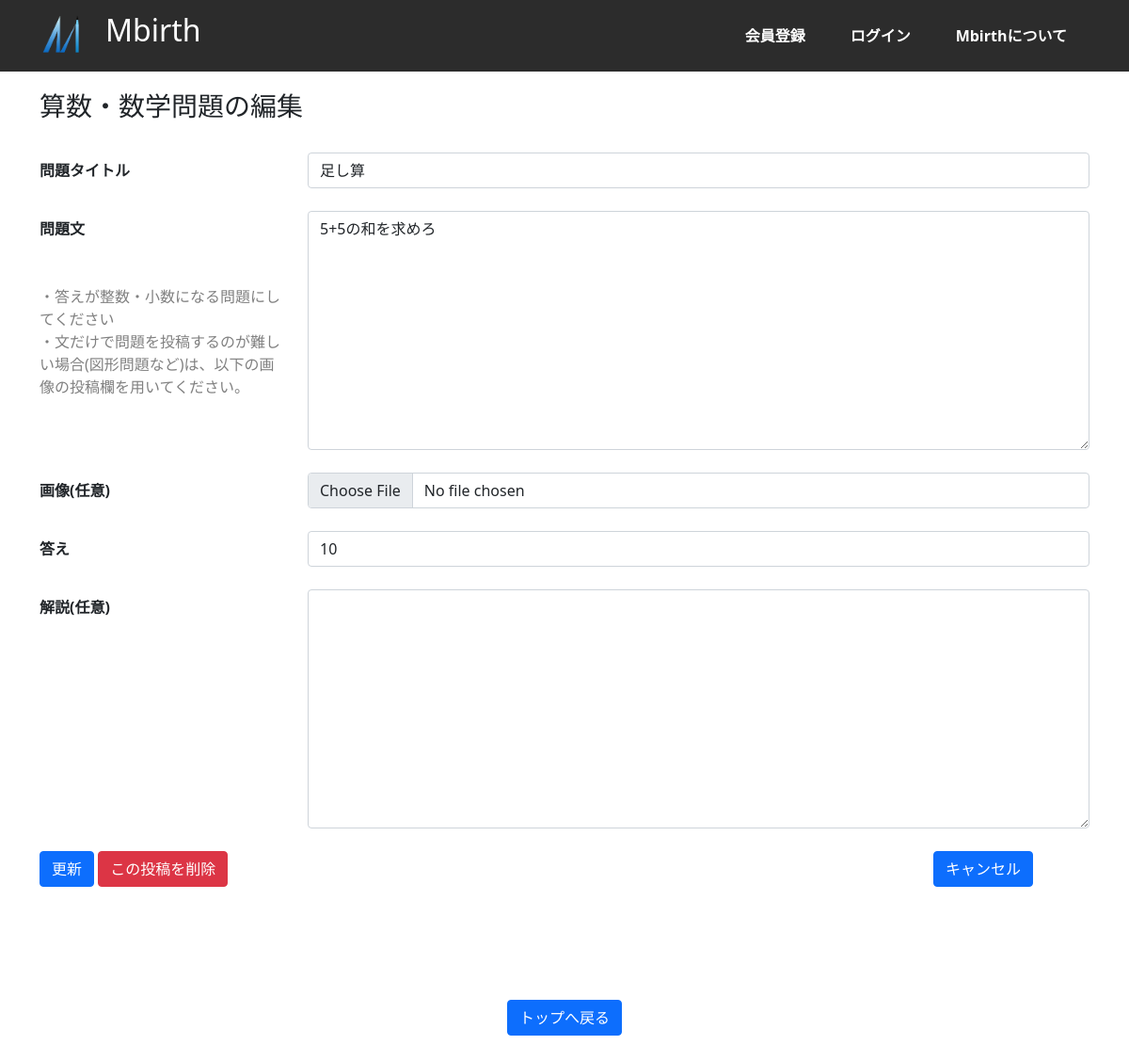
/edit-question/1, run on the app's committed database.
### mathapp/models.py (models this page shows, shortened)
class QuestionPost(models.Model):
    user=models.ForeignKey(
        CustomUser,
        verbose_name="ユーザー",
        on_delete=models.CASCADE
    )
    title=models.CharField(
        max_length=25,
        verbose_name="問題タイトル"
        )
    content=models.TextField(
        verbose_name="問題文"
    )
    img=models.ImageField(
        verbose_name="画像(任意)",
        blank=True, #空欄でもよい
        null=True, #nullを許容
        upload_to="photos"  #MEDIA_ROOT以下のphotosにファイルを保存
    )
    answer=models.CharField(
        verbose_name="答え",
        max_length=30
    )
    explain=models.TextField(
        verbose_name="解説(任意)",
        blank=True,
        null=True,
    )
    posted_at=models.DateTimeField(
        verbose_name="投稿日時",
        auto_now_add=True  #日時を自動追加
    )

### mathapp/views.py (the view, shortened to what this page needs)
# urls.py: path("edit-question/<int:pk>",views.question_post_updateView,name="edit"),
def question_post_updateView(request,pk):
    question=get_object_or_404(QuestionPost,pk=pk)
    form=QuestionPostForm(instance=question)
    ctx={
        "form":form,
        "object":question
    }
    return render(request,"edit.html",ctx)

### mathapp/forms.py
class QuestionPostForm(ModelForm): #問題投稿フォーム
    class Meta:
        model=QuestionPost #連携するモデル
        fields=["title","content","img","answer","explain"]  #htmlで表示させるフィールド

### mathapp/templates/edit.html (shortened to what this page needs)
{% extends 'base.html' %}
{% load widget_tweaks %}
{% block contents %}
<br>
<div class="container">
    <div class="row">
        <div class="col">
            <h3>算数・数学問題の編集</h3>
            <br>
            <form method="post" enctype="multipart/form-data">
                <div class="form-group row">
                    <label for="{{ form.title.id_for_label }}" class="col-sm-3 col-form-label"
                        style="font-weight: bold;">問題タイトル</label>
                    <div class="col-sm-9">
                        {{ form.title|add_class:'form-control' }}
                        <br>
                    </div>
                </div>
                <div class="form-group row">
                    <label for="{{ form.content.id_for_label }}" class="col-sm-3 col-form-label"
                        style="font-weight: bold;">
                        問題文
                        <br><br><br>
                        <p style="color: gray; font-weight: 200;">
                            ・答えが整数・小数になる問題にしてください<br>
                            ・文だけで問題を投稿するのが難しい場合(図形問題など)は、以下の画像の投稿欄を用いてください。
                        </p>
                    </label>
                    <div class="col-sm-9">
                        {{ form.content|add_class:'form-control' }}
                        <br>
                    </div>
                </div>
                <div class="form-group row">
                    <label for="{{ form.img.id_for_label }}" class="col-sm-3 col-form-label"
                        style="font-weight: bold;">画像(任意)</label>
                    <div class="col-sm-9">
                        {{ form.img|add_class:'form-control' }}
                        <br>
                    </div>
                </div>
                <div class="form-group row">
                    <label for="{{ form.answer.id_for_label }}" class="col-sm-3 col-form-label"
                        style="font-weight: bold;">
                        答え
                    </label>
                    <div class="col-sm-9">
                        {{ form.answer|add_class:'form-control' }}
                        <br>
                    </div>
                </div>
                <div class="form-group row">
                    <label for="{{ form.explain.id_for_label }}" class="col-sm-3 col-form-label"
                        style="font-weight: bold;">
                        解説(任意)
                    </label>
                    <div class="col-sm-9">
                        {{ form.explain|add_class:'form-control' }}
                        <br>
                    </div>
                </div>
                <div class="form-group row">
                    <div class="col-sm">
                        <button type="submit" class="btn btn-primary">更新</button>
                        <button type="button" class="btn btn-danger" data-bs-toggle="modal"
                            data-bs-target="#exampleModal">
                            この投稿を削除
                        </button>
                    </div>
                    <div class="col-sm-2">
                        <button type="submit" class="btn btn-primary">キャンセル</button>
                    </div>
                </div>
                <br><br><br>
            </form>
        </div>
    </div>
</div>
{% endblock contents %}

### data on the page
QuestionPost: title "足し算", content "5+5の和を求めろ", answer "10"
